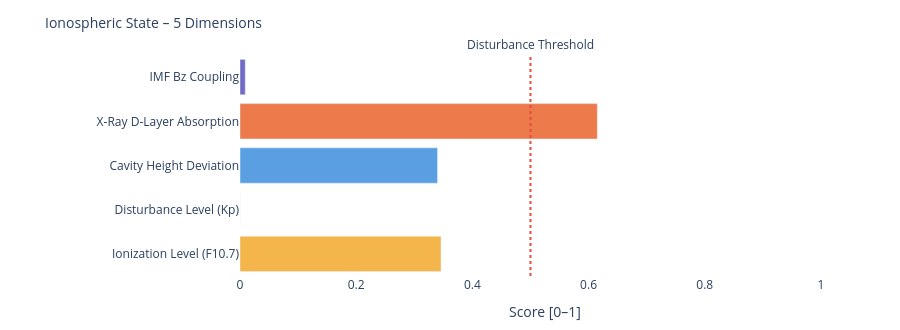

Notebook cell for this chart:
### Markdown cell above
---
### 📐 Systemic Insight: Geometric Cavity vs. Real Schumann Resonance

**Relevant for:** Layer 6 = delta analysis &nbsp;|&nbsp; Layer 7 = feature vector / system interpretation

A cavity height change from 80 km to 70 km shifts the **idealized geometric frequencies** only minimally:

| Modus | Aktuell | Referenz | Δ |
|-------|---------|----------|---|
| SR-1 | 10.4762 Hz | 10.4599 Hz | +16 mHz |
| SR-2 | 18.1452 Hz | 18.1171 Hz | +28 mHz |
| SR-3 | 25.6612 Hz | 25.6215 Hz | +40 mHz |
| SR-4 | 33.1285 Hz | 33.0772 Hz | +51 mHz |

The geometric effect is limited because 10 km is very small compared to Earth's radius (~6371 km).

**Consequence:** Real Schumann deviations are likely driven more strongly by **conductivity, damping, day/night structure, lightning distribution and source geometry** than by pure cavity height.

---

**Layer 6 compares:**
```
geometric Δ from Layer 4  vs.  observed Δ from real Schumann measurement data
```

**Layer 7 Feature:**
```
If real Δ >> geometric Δ  →  non-geometric factors dominant
```

### Code cell
# ============================================================
# IONOSPHERIC STATE – Summary gauge
# Five dimensions: ionization, disturbance, cavity height, X-Ray, Bz coupling
# ============================================================

def norm(v, lo, hi):
    if v is None: return None
    return round(max(0.0, min(1.0, (v - lo) / (hi - lo))), 3)

# Ionization level (F10.7 → F2-Layer)
ioniz = norm(f107_val, 60, 250)

# Disturbance level (Kp → E/F-Layer irregularities)
disturb = norm(kp_val, 0, 9)

# Cavity height deviation from reference (80 km)
h_dev = norm(abs(h_eff - 80), 0, 20)

# X-Ray ionization (D-Layer absorption)
xray_ioniz = None
if xray_now is not None:
    xray_ioniz = norm(math.log10(max(xray_now, 1e-9)) + 9, 0, 5)

# Bz coupling (southward Bz → stronger magnetosphere-ionosphere coupling)
bz_coupling = norm(-(bz_now or 0), -5, 30) if bz_now is not None else None

dims = [
    ('Ionization Level (F10.7)',    ioniz,      '#F2A623'),
    ('Disturbance Level (Kp)',      disturb,    '#7F77DD'),
    ('Cavity Height Deviation',     h_dev,      '#378ADD'),
    ('X-Ray D-Layer Absorption',    xray_ioniz, '#E85D24'),
    ('IMF Bz Coupling',             bz_coupling,'#534AB7'),
]

fig = go.Figure()
for name, val, col in dims:
    if val is not None:
        h = int(val * 20)
        bar = '█' * h + '░' * (20 - h)
        label = f'{name}:  {bar}  {val:.3f}'
    else:
        label = f'{name}:  {"─" * 20}  n/a'
    fig.add_trace(go.Bar(
        x=[val if val is not None else 0],
        y=[name],
        orientation='h',
        marker_color=col, opacity=0.82,
        showlegend=False
    ))

fig.add_vline(x=0.5, line_dash='dot', line_color='#e74c3c',
              annotation_text='Disturbance Threshold', annotation_position='top')
fig.update_layout(
    title=dict(text='Ionospheric State – 5 Dimensions', font=dict(size=14)),
    xaxis=dict(title='Score [0–1]', range=[0, 1.05]),
    height=330, plot_bgcolor='rgba(0,0,0,0)', paper_bgcolor='rgba(0,0,0,0)',
    margin=dict(l=240, r=50, t=55, b=40)
)
fig.show()

print(f'\nIonospheric state:')
for name, val, _ in dims:
    print(f'  {name:<35} {val:.3f}' if val is not None else f'  {name:<35} n/a')

### Figure 1 — Plotly figure (JSON) as saved in the notebook; plotly's stock layout.template omitted (floating-point values rounded to 4 significant figures)
{"data": [{"marker": {"color": "#F2A623"}, "opacity": 0.82, "orientation": "h", "showlegend": false, "type": "bar", "x": [0.346], "y": ["Ionization Level (F10.7)"]}, {"marker": {"color": "#7F77DD"}, "opacity": 0.82, "orientation": "h", "showlegend": false, "type": "bar", "x": [0.0], "y": ["Disturbance Level (Kp)"]}, {"marker": {"color": "#378ADD"}, "opacity": 0.82, "orientation": "h", "showlegend": false, "type": "bar", "x": [0.34], "y": ["Cavity Height Deviation"]}, {"marker": {"color": "#E85D24"}, "opacity": 0.82, "orientation": "h", "showlegend": false, "type": "bar", "x": [0.615], "y": ["X-Ray D-Layer Absorption"]}, {"marker": {"color": "#534AB7"}, "opacity": 0.82, "orientation": "h", "showlegend": false, "type": "bar", "x": [0.009], "y": ["IMF Bz Coupling"]}], "layout": {"annotations": [{"showarrow": false, "text": "Disturbance Threshold", "x": 0.5, "xanchor": "center", "xref": "x", "y": 1, "yanchor": "bottom", "yref": "y domain"}], "height": 330, "margin": {"b": 40, "l": 240, "r": 50, "t": 55}, "paper_bgcolor": "rgba(0,0,0,0)", "plot_bgcolor": "rgba(0,0,0,0)", "shapes": [{"line": {"color": "#e74c3c", "dash": "dot"}, "type": "line", "x0": 0.5, "x1": 0.5, "xref": "x", "y0": 0, "y1": 1, "yref": "y domain"}], "title": {"font": {"size": 14}, "text": "Ionospheric State – 5 Dimensions"}, "xaxis": {"range": [0, 1.05], "title": {"text": "Score [0–1]"}}}}
